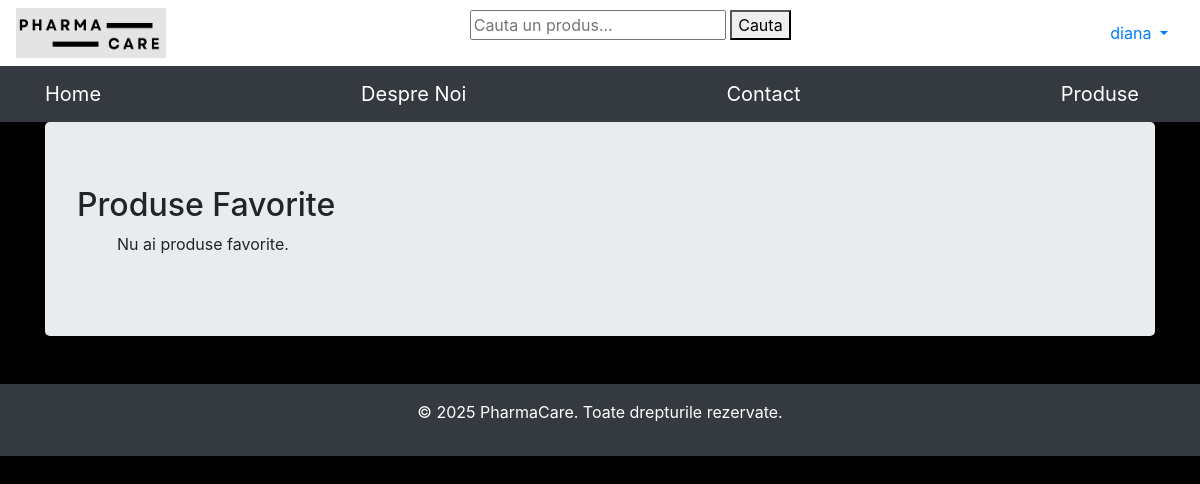
Page /favorites_list/ (signed in) on the earlier database version.
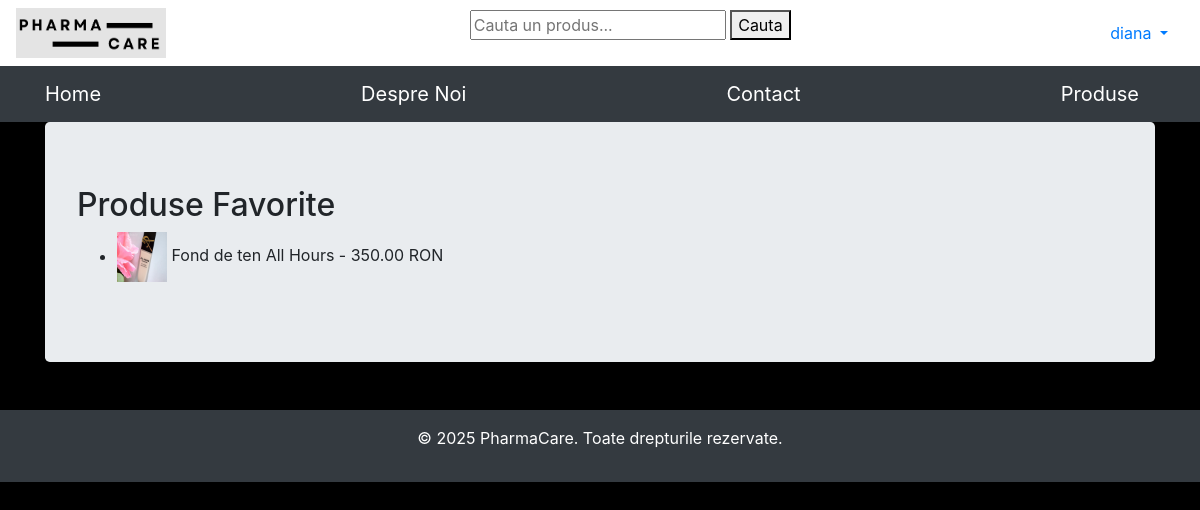
Same page on the later database version.
### produs/models.py (models this page shows, shortened)
class Favorite(models.Model):
    user = models.ForeignKey(User, on_delete=models.CASCADE)
    product = models.ForeignKey(Produs, on_delete=models.CASCADE)
    class Meta:
        unique_together = ('user', 'product')

class Produs(models.Model):
    nume = models.CharField(max_length=100)
    descriere = models.TextField(blank=True, null=True)
    pret = models.DecimalField(max_digits=6, decimal_places=2)
    imagine = models.ImageField(upload_to='produse/', blank = True, null= True)
    category = models.ForeignKey(Category, on_delete=models.CASCADE, related_name="produse",default=1)

### produs/views.py (the view)
# urls.py: path('favorites_list/', favorites_list, name='favorites_list'),
@login_required
def favorites_list(request):
    favorites = Favorite.objects.filter(user=request.user)
    return render(request, "favorites_list.html", {"favorites": favorites})

### produs/templates/favorites_list.html
{% extends 'base.html' %}
{% load static %}
{% block content %}
<h2>Produse Favorite</h2>
<ul>
    {% for favorite in favorites %}
        <li>
            {% if favorite.product.imagine %}
                <img src="{{ favorite.product.imagine.url }}" width="50" height="50" alt="{{ favorite.product.nume }}">
            {% else %}
                <img src="{% static 'images/default_product.jpg' %}" width="50" height="50" alt="Imagine indisponibilă">
            {% endif %}
            {{ favorite.product.nume }} - {{ favorite.product.pret }} RON
        </li>
    {% empty %}
        <p>Nu ai produse favorite.</p>
    {% endfor %}
</ul>
{% endblock %}

Differences in the rows shown:
added Favorite: product.imagine (picture), product.nume "Fond de ten All Hours", product.pret "350.00"
Other differences:
text no longer shown: "Nu ai produse favorite."
